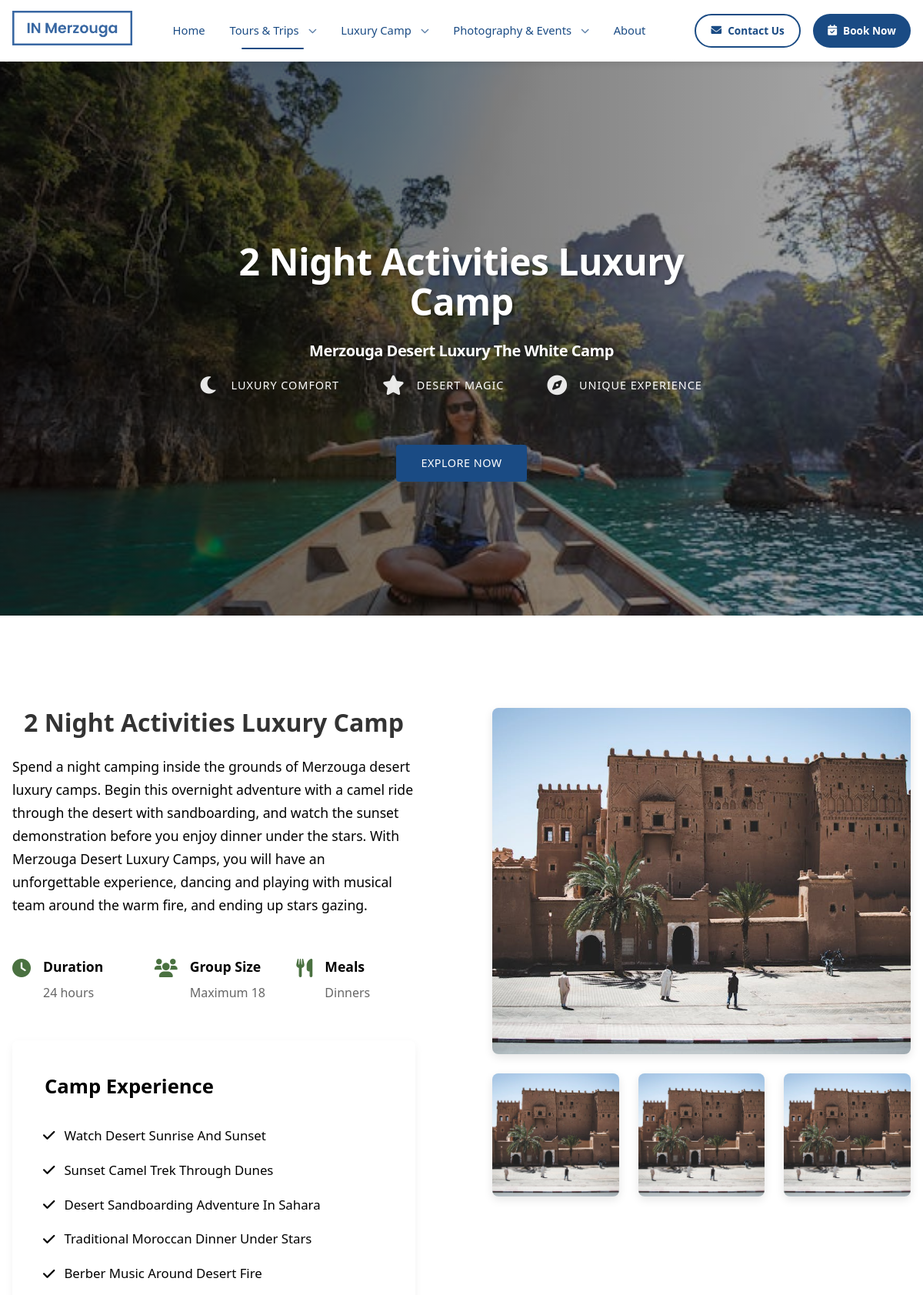
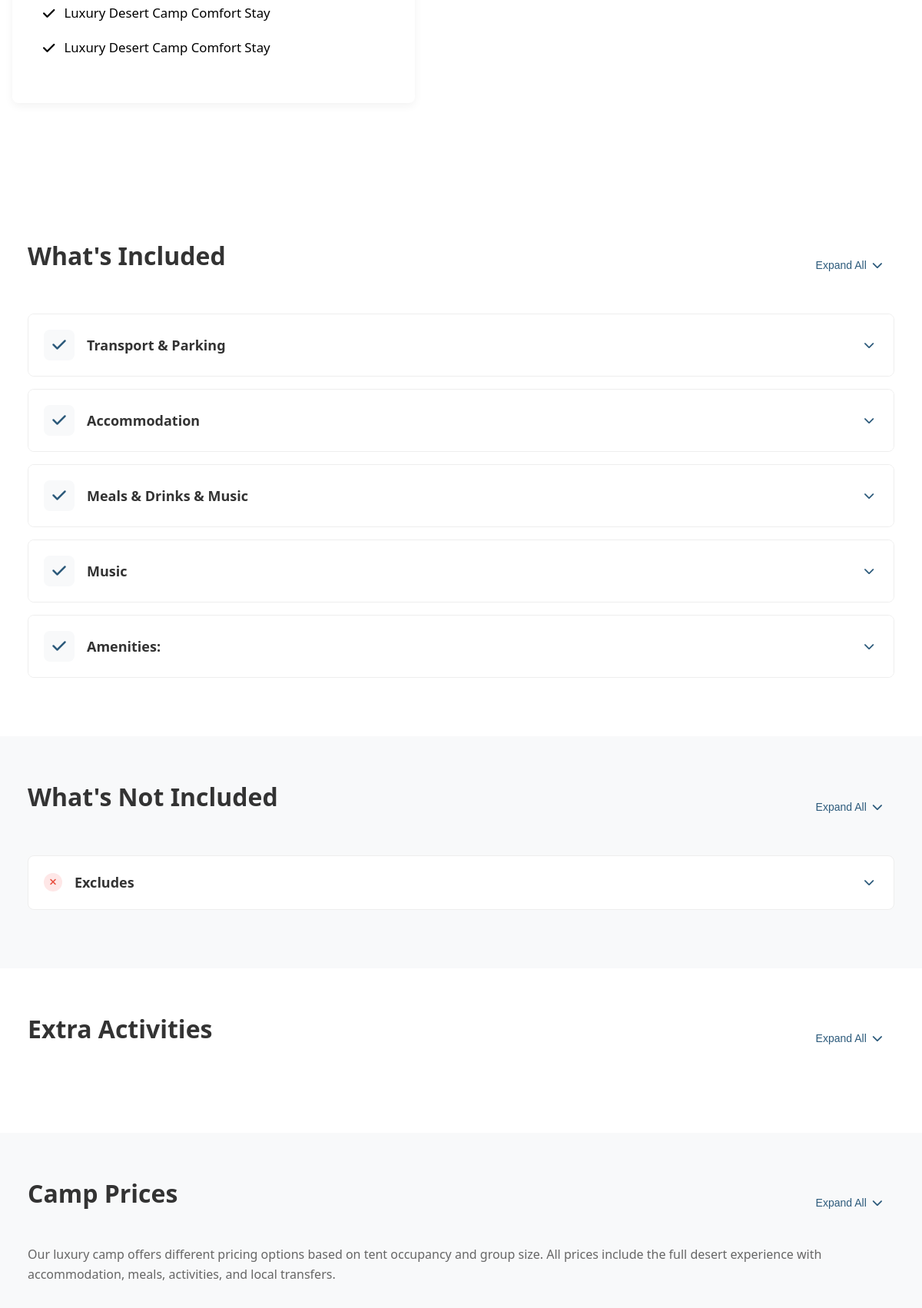
The page /luxury-camp/2-night-activities-luxury-camp/ (upper part) on the database its author committed (2 pictures, top to bottom).
### app/models.py (models this page shows, shortened)
class SEOModel(models.Model):
    meta_title = models.CharField(
        max_length=60,
        blank=True,
        null=True,
        help_text="Meta title (50-60 characters recommended)"
    )
    meta_description = models.CharField(
        max_length=160,
        blank=True,
        null=True,
        help_text="Meta description (150-160 characters recommended)"
    )
    meta_keywords = models.CharField(
        max_length=255,
        blank=True,
        null=True,
        help_text="Comma-separated keywords"
    )
    og_title = models.CharField(
        max_length=60,
        blank=True,
        null=True,
        help_text="Open Graph title for social media"
    )
    og_description = models.CharField(
        max_length=200,
        blank=True,
        null=True,
        help_text="Open Graph description for social media"
    )
    og_image = models.ImageField(
        upload_to='seo/og/',
        blank=True,
        null=True,
        help_text="Open Graph image (1200x630px recommended)"
    )
    og_type = models.CharField(
        max_length=50,
        blank=True,
        null=True,
        default='website',
        help_text="Open Graph type (e.g., website, article)"
    )
    twitter_card = models.CharField(
        max_length=50,
        blank=True,
        null=True,
        default='summary_large_image',
        help_text="Twitter card type (summary, summary_large_image)"
    )
    twitter_title = models.CharField(
        max_length=60,
        blank=True,
        null=True,
        help_text="Twitter card title (falls back to OG title)"
    )
    twitter_description = models.CharField(
        max_length=200,
        blank=True,
        null=True,
        help_text="Twitter card description (falls back to OG description)"
    )
    twitter_image = models.ImageField(
        upload_to='seo/twitter/',
        blank=True,
        null=True,
        help_text="Twitter card image (falls back to OG image)"
    )
    canonical_url = models.URLField(
        blank=True,
        null=True,
        help_text="Canonical URL (if different from current URL)"
    )
    robots_index = models.BooleanField(
        default=True,
        null=True,
        help_text="Allow search engines to index this page"
    )
    robots_follow = models.BooleanField(
        default=True,
        null=True,
        help_text="Allow search engines to follow links on this page"
    )
    class Meta:
        abstract = True

class LuxuryCamp(SEOModel):
    title = models.CharField(max_length=200, help_text="Main title for the luxury camp")
    slug = models.SlugField(max_length=255, unique=True, blank=True, help_text="URL-friendly version of the title")
    subtitle = models.CharField(max_length=200, help_text="Subtitle describing the experience")
    description = models.TextField(help_text="Main description of the luxury camp experience")
    hero_image = models.ImageField(upload_to='luxury_camp/', help_text="Hero background image")
    is_active = models.BooleanField(default=True, help_text="Check to show this camp in navigation")
    main_section_image = models.ImageField(upload_to='luxury_camp/sections/', help_text="Main large image for the section", blank=True, null=True)
    main_section_image_caption = models.CharField(max_length=200, blank=True, help_text="Caption for the main section image")
    section_image_1 = models.ImageField(upload_to='luxury_camp/sections/', help_text="First small image", blank=True, null=True)
    section_image_1_caption = models.CharField(max_length=200, blank=True, help_text="Caption for the first small image")
    section_image_2 = models.ImageField(upload_to='luxury_camp/sections/', help_text="Second small image", blank=True, null=True)
    section_image_2_caption = models.CharField(max_length=200, blank=True, help_text="Caption for the second small image")
    section_image_3 = models.ImageField(upload_to='luxury_camp/sections/', help_text="Third small image", blank=True, null=True)
    section_image_3_caption = models.CharField(max_length=200, blank=True, help_text="Caption for the third small image")
    hero_feature_1_icon = models.CharField(max_length=50, default='fas fa-moon', help_text="FontAwesome icon class")
    hero_feature_1_text = models.CharField(max_length=100, default='Luxury Comfort')
    hero_feature_2_icon = models.CharField(max_length=50, default='fas fa-star', help_text="FontAwesome icon class")
    hero_feature_2_text = models.CharField(max_length=100, default='Desert Magic')
    hero_feature_3_icon = models.CharField(max_length=50, default='fas fa-compass', help_text="FontAwesome icon class")
    hero_feature_3_text = models.CharField(max_length=100, default='Unique Experience')
    duration = models.CharField(max_length=50, default='24 hours', help_text="Duration of the experience")
    group_size = models.CharField(max_length=50, default='2-4 persons per tent', help_text="Typical group size")
    meals_included = models.CharField(max_length=100, default='Dinner and breakfast included', help_text="Included meals")
    class Meta:
        verbose_name = "D - Luxury Camp"
        verbose_name_plural = "D - Luxury Camps"

class LuxuryCampExperience(models.Model):
    camp = models.ForeignKey(LuxuryCamp, related_name='experiences', on_delete=models.CASCADE)
    title = models.CharField(max_length=200)
    icon = models.CharField(max_length=50, default='fas fa-check', help_text="FontAwesome icon class")
    order = models.PositiveIntegerField(default=0)
    class Meta:
        ordering = ['order']
        verbose_name = "Camp Experience"
        verbose_name_plural = "Camp Experiences"

class LuxuryCampInclusion(models.Model):
    camp = models.ForeignKey(LuxuryCamp, related_name='inclusions', on_delete=models.CASCADE)
    title = models.CharField(max_length=200)
    description = models.TextField(help_text="Enter each item on a new line")
    icon = models.CharField(max_length=50, default='fas fa-check')
    order = models.PositiveIntegerField(default=0)
    class Meta:
        ordering = ['order']
    @property
    def description_list(self):
        return [item.strip() for item in self.description.split('\n') if item.strip()]

class LuxuryCampExclusion(models.Model):
    camp = models.ForeignKey(LuxuryCamp, related_name='exclusions', on_delete=models.CASCADE)
    title = models.CharField(max_length=200)
    description = models.TextField(help_text="Enter each item on a new line")
    icon = models.CharField(max_length=50, default='fas fa-times')
    order = models.PositiveIntegerField(default=0)
    class Meta:
        ordering = ['order']
    @property
    def description_list(self):
        return [item.strip() for item in self.description.split('\n') if item.strip()]

### app/views.py (the view, shortened to what this page needs)
# urls.py: path('luxury-camp/', views.luxury_camp, name='luxury_camp'),
def luxury_camp(request, slug=None):
    if slug:
        camp = get_object_or_404(LuxuryCamp.objects.prefetch_related(
            'experiences',
            'inclusions',
            'exclusions',
            'extra_activities',
            'prices',
            'faqs',
            'photos'
        ), slug=slug)
    context = {
        'camp': camp,
        'experiences': camp.experiences.all(),
        'inclusions': camp.inclusions.all(),
        'exclusions': camp.exclusions.all(),
        'activities': camp.extra_activities.all(),
        'prices': camp.prices.all(),
        'faqs': camp.faqs.all(),
        'photos': camp.photos.all(),
        'seo': get_seo_context(camp),
    }
    return render(request, 'luxury-camp.html', context)

### templates/luxury-camp.html (shortened to what this page needs)
{% extends 'base-site.html' %}
{% load static %}
{% block extra_css %}
<link rel="stylesheet" href="https://cdnjs.cloudflare.com/ajax/libs/font-awesome/6.0.0/css/all.min.css">
<link rel="stylesheet" href="{% static 'css/luxury-camp.css' %}">
<link rel="stylesheet" href="{% static 'css/styles.css' %}">
<link rel="stylesheet" href="{% static 'css/contact.css' %}">
<link rel="stylesheet" href="{% static 'css/footer.css' %}">
<link rel="stylesheet" href="{% static 'css/tour-page.css' %}">
<link rel="stylesheet" href="{% static 'css/whats-included.css' %}">
<link rel="stylesheet" href="{% static 'css/not-included.css' %}">
<link rel="stylesheet" href="{% static 'css/prices.css' %}">
<link rel="stylesheet" href="{% static 'css/faq.css' %}">
<link rel="stylesheet" href="{% static 'css/customer-photos.css' %}">
{% endblock %}
{% block content %}
    <header class="luxury-hero">
        <div class="hero-background">
            <img src="{{ camp.hero_image.url }}" alt="{{ camp.title }}" class="hero-img">
            <div class="hero-overlay"></div>
        </div>
        <div class="container">
            <div class="hero-content">
                <h1>{{ camp.title }}<span style="font-size: 20px; font-weight: 600;"> <br> {{ camp.subtitle }}</span></h1>
                <div class="hero-features">
                    <div class="feature">
                        <i class="{{ camp.hero_feature_1_icon }}"></i>
                        <span>{{ camp.hero_feature_1_text }}</span>
                    </div>
                    <div class="feature">
                        <i class="{{ camp.hero_feature_2_icon }}"></i>
                        <span>{{ camp.hero_feature_2_text }}</span>
                    </div>
                    <div class="feature">
                        <i class="{{ camp.hero_feature_3_icon }}"></i>
                        <span>{{ camp.hero_feature_3_text }}</span>
                    </div>
                </div>
                <a href="#one-night" class="hero-cta">Explore Now</a>
            </div>
        </div>
    </header>
    <section id="one-night" class="one-night-luxury">
        <div class="container">
            <div class="luxury-grid">
                <div class="luxury-content">
                    <h2 class="section-title">{{ camp.title }}</h2>
                    <p class="luxury-description">{{ camp.description }}</p>
                    <div class="luxury-highlights">
                        <div class="highlight-item">
                            <i class="fas fa-clock"></i>
                            <div class="highlight-content">
                                <h3>Duration</h3>
                                <p>{{ camp.duration }}</p>
                            </div>
                        </div>
                        <div class="highlight-item">
                            <i class="fas fa-users"></i>
                            <div class="highlight-content">
                                <h3>Group Size</h3>
                                <p>{{ camp.group_size }}</p>
                            </div>
                        </div>
                        <div class="highlight-item">
                            <i class="fas fa-utensils"></i>
                            <div class="highlight-content">
                                <h3>Meals</h3>
                                <p>{{ camp.meals_included }}</p>
                            </div>
                        </div>
                    </div>
                    <div class="experience-includes">
                        <h3>Camp Experience</h3>
                        <ul class="includes-list">
                            {% for experience in camp.experiences.all %}
                            <li><i class="{{ experience.icon }}"></i> {{ experience.title }}</li>
                            {% endfor %}
                        </ul>
                    </div>
                </div>
                <div class="luxury-images">
                    <div class="image-grid">
                        <img src="{{ camp.main_section_image.url }}" alt="{{ camp.main_section_image_caption }}" class="main-image">
                        <div class="small-images">
                            <img src="{{ camp.section_image_1.url }}" alt="{{ camp.section_image_1_caption }}">
                            <img src="{{ camp.section_image_2.url }}" alt="{{ camp.section_image_2_caption }}">
                            <img src="{{ camp.section_image_3.url }}" alt="{{ camp.section_image_3_caption }}">
                        </div>
                    </div>
                </div>
            </div>
        </div>
    </section>
    <section class="whats-included-section">
        <div class="container">
            <div class="included-header">
                <h2 class="section-title">What's Included</h2>
                <button class="expand-all-included">
                    Expand All
                    <i class="fas fa-chevron-down"></i>
                </button>
            </div>
            <div class="included-items">
                {% for inclusion in inclusions %}
                <div class="included-item">
                    <div class="included-item-header">
                        <div class="item-icon">
                            <i class="{{ inclusion.icon }}"></i>
                        </div>
                        <h3>{{ inclusion.title }}</h3>
                        <button class="toggle-included">
                            <i class="fas fa-chevron-down"></i>
                        </button>
                    </div>
                </div>
                {% endfor %}
            </div>
        </div>
    </section>
    <section class="not-included-section">
        <div class="container">
            <div class="not-included-header">
                <h2 class="section-title">What's Not Included</h2>
                <button class="expand-all-not-included">
                    Expand All
                    <i class="fas fa-chevron-down"></i>
                </button>
            </div>
            <div class="not-included-items">
                {% for exclusion in exclusions %}
                <div class="not-included-item">
                    <div class="not-included-item-header">
                        <div class="item-icon">
                            <i class="{{ exclusion.icon }}"></i>
                        </div>
                        <h3>{{ exclusion.title }}</h3>
                        <button class="toggle-not-included">
                            <i class="fas fa-chevron-down"></i>
                        </button>
                    </div>
                </div>
                {% endfor %}
            </div>
        </div>
    </section>
    <section class="whats-included-section">
        <div class="container">
            <div class="included-header">
                <h2 class="section-title">Extra Activities</h2>
                <button class="expand-all-included plus">
                    Expand All
                    <i class="fas fa-chevron-down"></i>
                </button>
            </div>
        </div>
    </section>
    <section class="prices-section">
        <div class="container">
            <div class="prices-header">
                <h2 class="section-title">Camp Prices</h2>
                <button class="expand-all-prices">
                    Expand All
                    <i class="fas fa-chevron-down"></i>
                </button>
            </div>
            <p class="prices-intro">
                Our luxury camp offers different pricing options based on tent occupancy and group size. All prices include the full desert experience with accommodation, meals, activities, and local transfers.
            </p>
        </div>
    </section>
{% endblock %}

### rows shown on the page
LuxuryCamp: hero_image (picture), title "2 Night Activities Luxury Camp", subtitle "Merzouga Desert Luxury The White Camp", hero_feature_1_text "LUXURY COMFORT", hero_feature_2_text "DESERT MAGIC", hero_feature_3_text "UNIQUE EXPERIENCE", description "Spend a night camping inside the grounds of Merzouga desert luxury camps. Begin this overnight adventure with a camel ride through the desert with sandboarding, and watch the sunset demonstration before you enjoy dinner under the stars. With Merzouga Desert Luxury Camps, you will have an unforgettable experience, dancing and playing with musical team around the warm fire, and ending up stars gazing.", duration "24 hours", group_size "Maximum 18", meals_included "Dinners", main_section_image (picture), section_image_1 (picture), section_image_2 (picture), section_image_3 (picture)
LuxuryCampExperience: title "Watch Desert Sunrise And Sunset"
LuxuryCampExperience: title "Sunset Camel Trek Through Dunes"
LuxuryCampExperience: title "Desert Sandboarding Adventure In Sahara"
LuxuryCampExperience: title "Traditional Moroccan Dinner Under Stars"
LuxuryCampExperience: title "Berber Music Around Desert Fire"
LuxuryCampExperience: title "Luxury Desert Camp Comfort Stay"
LuxuryCampExperience: title "Luxury Desert Camp Comfort Stay"
LuxuryCampInclusion: title "Transport & Parking"
LuxuryCampInclusion: title "Accommodation"
LuxuryCampInclusion: title "Meals & Drinks & Music"
LuxuryCampInclusion: title "Music"
LuxuryCampInclusion: title "Amenities:"
LuxuryCampExclusion: title "Excludes"
